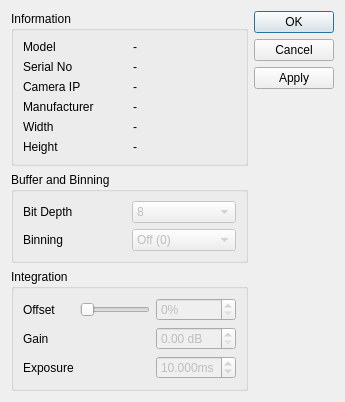
<?xml version="1.0" encoding="UTF-8"?>
<ui version="4.0">
 <class>dialogVistek</class>
 <widget class="QDialog" name="dialogVistek">
  <property name="geometry">
   <rect>
    <x>0</x>
    <y>0</y>
    <width>345</width>
    <height>364</height>
   </rect>
  </property>
  <property name="minimumSize">
   <size>
    <width>0</width>
    <height>0</height>
   </size>
  </property>
  <property name="maximumSize">
   <size>
    <width>9999999</width>
    <height>9999999</height>
   </size>
  </property>
  <property name="windowTitle">
   <string>Dialog</string>
  </property>
  <layout class="QHBoxLayout" name="horizontalLayout">
   <item>
    <layout class="QVBoxLayout" name="layout1">
     <item>
      <widget class="QGroupBox" name="groupBox">
       <property name="title">
        <string>Information</string>
       </property>
       <layout class="QGridLayout" name="gridLayout_2">
        <item row="0" column="0">
         <widget class="QLabel" name="label_3">
          <property name="text">
           <string>Model</string>
          </property>
         </widget>
        </item>
        <item row="0" column="1">
         <widget class="QLabel" name="lblModel">
          <property name="text">
           <string>-</string>
          </property>
         </widget>
        </item>
        <item row="1" column="0">
         <widget class="QLabel" name="label_4">
          <property name="text">
           <string>Serial No</string>
          </property>
         </widget>
        </item>
        <item row="1" column="1">
         <widget class="QLabel" name="lblSerialNo">
          <property name="text">
           <string>-</string>
          </property>
         </widget>
        </item>
        <item row="2" column="0">
         <widget class="QLabel" name="label_2">
          <property name="text">
           <string>Camera IP</string>
          </property>
         </widget>
        </item>
        <item row="2" column="1">
         <widget class="QLabel" name="lblCameraIP">
          <property name="text">
           <string>-</string>
          </property>
         </widget>
        </item>
        <item row="3" column="0">
         <widget class="QLabel" name="label_6">
          <property name="text">
           <string>Manufacturer</string>
          </property>
         </widget>
        </item>
        <item row="3" column="1">
         <widget class="QLabel" name="lblManufacturer">
          <property name="text">
           <string>-</string>
          </property>
         </widget>
        </item>
        <item row="4" column="0">
         <widget class="QLabel" name="label_5">
          <property name="text">
           <string>Width</string>
          </property>
         </widget>
        </item>
        <item row="4" column="1">
         <widget class="QLabel" name="lblWidth">
          <property name="text">
           <string>-</string>
          </property>
         </widget>
        </item>
        <item row="5" column="0">
         <widget class="QLabel" name="label_7">
          <property name="text">
           <string>Height</string>
          </property>
         </widget>
        </item>
        <item row="5" column="1">
         <widget class="QLabel" name="lblHeight">
          <property name="text">
           <string>-</string>
          </property>
         </widget>
        </item>
       </layout>
      </widget>
     </item>
     <item>
      <widget class="QGroupBox" name="groupBoxBinning">
       <property name="enabled">
        <bool>true</bool>
       </property>
       <property name="title">
        <string>Buffer and Binning</string>
       </property>
       <layout class="QGridLayout" name="gridLayout_3">
        <item row="0" column="0">
         <widget class="QLabel" name="label_bpp_2">
          <property name="text">
           <string>Bit Depth</string>
          </property>
         </widget>
        </item>
        <item row="0" column="1">
         <widget class="QComboBox" name="combo_bpp">
          <property name="enabled">
           <bool>false</bool>
          </property>
          <property name="currentIndex">
           <number>0</number>
          </property>
          <item>
           <property name="text">
            <string>8</string>
           </property>
          </item>
          <item>
           <property name="text">
            <string>12</string>
           </property>
          </item>
          <item>
           <property name="text">
            <string>16</string>
           </property>
          </item>
         </widget>
        </item>
        <item row="1" column="0">
         <widget class="QLabel" name="label_binning">
          <property name="text">
           <string>Binning</string>
          </property>
         </widget>
        </item>
        <item row="1" column="1">
         <widget class="QComboBox" name="combo_binning">
          <property name="enabled">
           <bool>false</bool>
          </property>
          <property name="editable">
           <bool>false</bool>
          </property>
          <property name="currentIndex">
           <number>0</number>
          </property>
          <item>
           <property name="text">
            <string>Off (0)</string>
           </property>
          </item>
          <item>
           <property name="text">
            <string>Horizontal (1)</string>
           </property>
          </item>
          <item>
           <property name="text">
            <string>Vertical (2)</string>
           </property>
          </item>
          <item>
           <property name="text">
            <string>2x2 (3)</string>
           </property>
          </item>
          <item>
           <property name="text">
            <string>3x3 (4)</string>
           </property>
          </item>
          <item>
           <property name="text">
            <string>4x4 (5)</string>
           </property>
          </item>
         </widget>
        </item>
       </layout>
      </widget>
     </item>
     <item>
      <widget class="QGroupBox" name="groupBoxIntegration">
       <property name="enabled">
        <bool>true</bool>
       </property>
       <property name="title">
        <string>Integration</string>
       </property>
       <layout class="QGridLayout" name="gridLayout">
        <item row="1" column="0">
         <widget class="QLabel" name="label_gain">
          <property name="text">
           <string>Gain</string>
          </property>
         </widget>
        </item>
        <item row="0" column="3">
         <widget class="QSpinBox" name="spinBox_offset">
          <property name="enabled">
           <bool>false</bool>
          </property>
          <property name="suffix">
           <string>%</string>
          </property>
          <property name="minimum">
           <number>0</number>
          </property>
          <property name="maximum">
           <number>100</number>
          </property>
         </widget>
        </item>
        <item row="0" column="1">
         <widget class="QSlider" name="horizontalSlider_offset">
          <property name="enabled">
           <bool>false</bool>
          </property>
          <property name="maximum">
           <number>100</number>
          </property>
          <property name="tracking">
           <bool>false</bool>
          </property>
          <property name="orientation">
           <enum>Qt::Horizontal</enum>
          </property>
         </widget>
        </item>
        <item row="0" column="0">
         <widget class="QLabel" name="label_offset">
          <property name="text">
           <string>Offset</string>
          </property>
         </widget>
        </item>
        <item row="2" column="0">
         <widget class="QLabel" name="label_integration_time">
          <property name="text">
           <string>Exposure</string>
          </property>
         </widget>
        </item>
        <item row="2" column="3">
         <widget class="QDoubleSpinBox" name="doubleSpinBox_integration_time">
          <property name="enabled">
           <bool>false</bool>
          </property>
          <property name="prefix">
           <string/>
          </property>
          <property name="suffix">
           <string>ms</string>
          </property>
          <property name="decimals">
           <number>3</number>
          </property>
          <property name="minimum">
           <double>0.005000000000000</double>
          </property>
          <property name="maximum">
           <double>65.000000000000000</double>
          </property>
          <property name="singleStep">
           <double>1.000000000000000</double>
          </property>
          <property name="value">
           <double>10.000000000000000</double>
          </property>
         </widget>
        </item>
        <item row="1" column="3">
         <widget class="QDoubleSpinBox" name="spinBox_gain">
          <property name="enabled">
           <bool>false</bool>
          </property>
          <property name="suffix">
           <string> dB</string>
          </property>
         </widget>
        </item>
       </layout>
      </widget>
     </item>
     <item>
      <spacer name="verticalSpacer_2">
       <property name="orientation">
        <enum>Qt::Vertical</enum>
       </property>
       <property name="sizeHint" stdset="0">
        <size>
         <width>20</width>
         <height>40</height>
        </size>
       </property>
      </spacer>
     </item>
    </layout>
   </item>
   <item>
    <layout class="QVBoxLayout" name="layout2">
     <item>
      <widget class="QPushButton" name="okButton">
       <property name="text">
        <string>OK</string>
       </property>
      </widget>
     </item>
     <item>
      <widget class="QPushButton" name="cancelButton">
       <property name="text">
        <string>Cancel</string>
       </property>
       <property name="autoDefault">
        <bool>false</bool>
       </property>
      </widget>
     </item>
     <item>
      <widget class="QPushButton" name="applyButton">
       <property name="text">
        <string>Apply</string>
       </property>
       <property name="autoDefault">
        <bool>false</bool>
       </property>
      </widget>
     </item>
     <item>
      <spacer name="verticalSpacer">
       <property name="orientation">
        <enum>Qt::Vertical</enum>
       </property>
       <property name="sizeHint" stdset="0">
        <size>
         <width>20</width>
         <height>40</height>
        </size>
       </property>
      </spacer>
     </item>
    </layout>
   </item>
  </layout>
 </widget>
 <resources/>
 <connections>
  <connection>
   <sender>okButton</sender>
   <signal>clicked()</signal>
   <receiver>dialogVistek</receiver>
   <slot>accept()</slot>
   <hints>
    <hint type="sourcelabel">
     <x>288</x>
     <y>31</y>
    </hint>
    <hint type="destinationlabel">
     <x>226</x>
     <y>7</y>
    </hint>
   </hints>
  </connection>
  <connection>
   <sender>cancelButton</sender>
   <signal>clicked()</signal>
   <receiver>dialogVistek</receiver>
   <slot>reject()</slot>
   <hints>
    <hint type="sourcelabel">
     <x>302</x>
     <y>47</y>
    </hint>
    <hint type="destinationlabel">
     <x>328</x>
     <y>63</y>
    </hint>
   </hints>
  </connection>
  <connection>
   <sender>horizontalSlider_offset</sender>
   <signal>valueChanged(int)</signal>
   <receiver>spinBox_offset</receiver>
   <slot>setValue(int)</slot>
   <hints>
    <hint type="sourcelabel">
     <x>143</x>
     <y>273</y>
    </hint>
    <hint type="destinationlabel">
     <x>187</x>
     <y>272</y>
    </hint>
   </hints>
  </connection>
  <connection>
   <sender>spinBox_offset</sender>
   <signal>valueChanged(int)</signal>
   <receiver>horizontalSlider_offset</receiver>
   <slot>setValue(int)</slot>
   <hints>
    <hint type="sourcelabel">
     <x>180</x>
     <y>280</y>
    </hint>
    <hint type="destinationlabel">
     <x>150</x>
     <y>281</y>
    </hint>
   </hints>
  </connection>
 </connections>
</ui>
